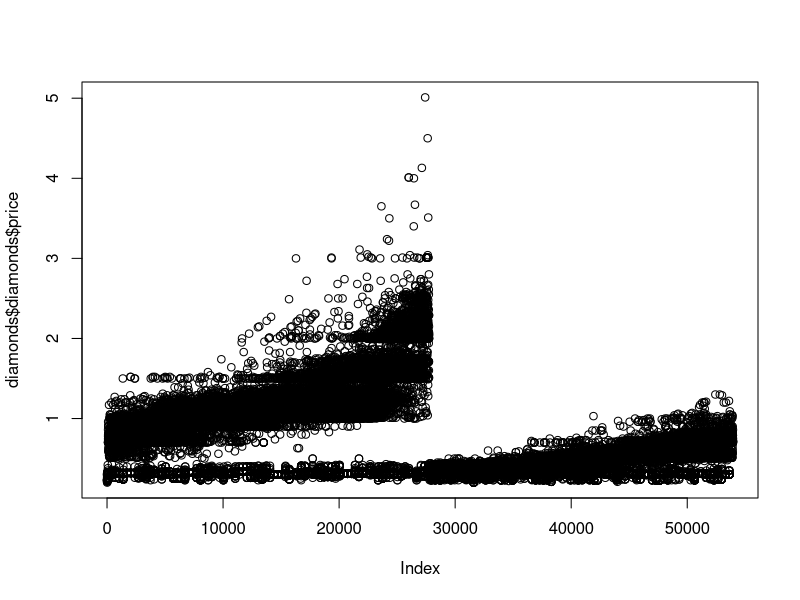
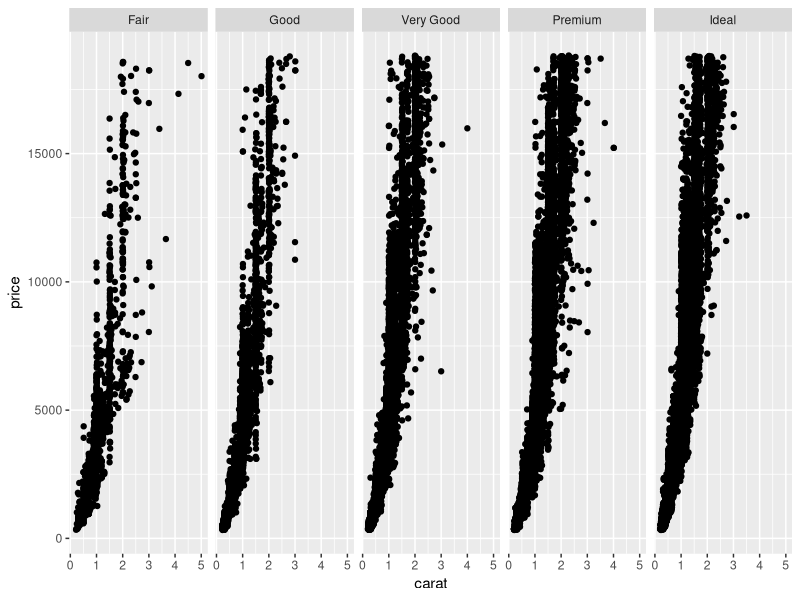
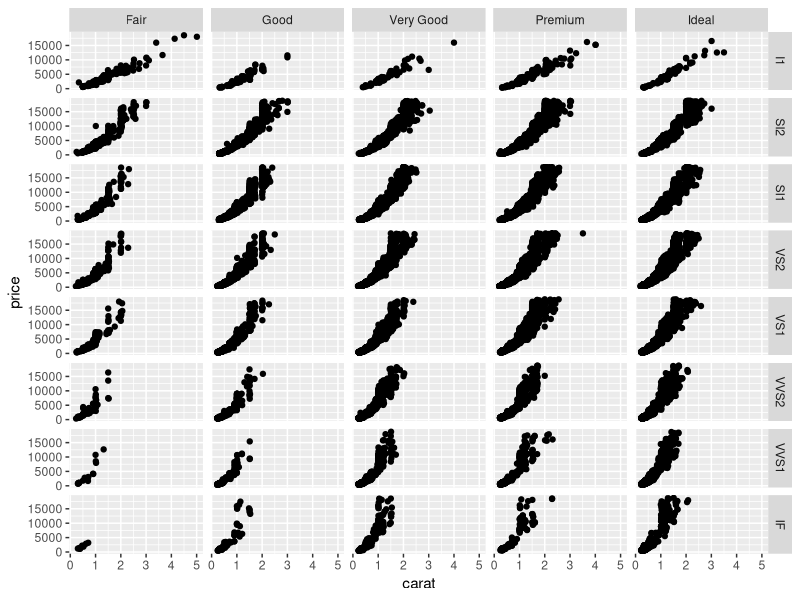
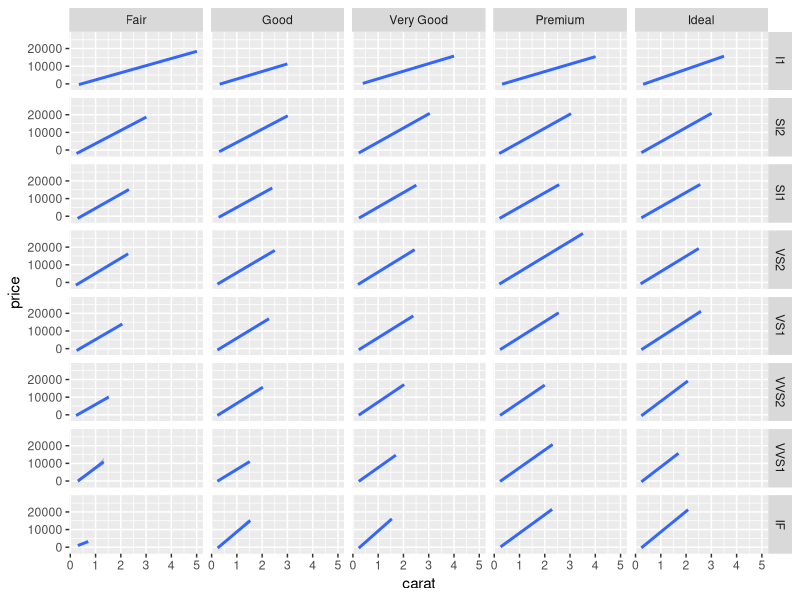

Write the R code that produced these figures, in order.
install.packages("ggplot2")
library(ggplot2)
data(diamonds) # build-in data set diamonds

?diamonds # documentation of this data set
diamonds # the data set is a matrix, with columns being variables and row being observations
dim(diamonds)
head(diamonds)

diamonds$carat # access one variable
plot(diamonds$carat, diamonds$diamonds$price) # the relationship between weight and price
p1 <- ggplot(diamonds, aes(carat, price)) + geom_point() + facet_grid(.~cut) # one plot for each cut
p1

p2 <- ggplot(diamonds, aes(carat, price)) + geom_point() + facet_grid(clarity ~ cut) # one plot for each cut and clarity combination
p2

p3 <- ggplot(diamonds, aes(carat, price)) + stat_smooth(method="lm") + facet_grid(clarity ~ cut) # fit a regression model for each cut and clarity combination
p3
